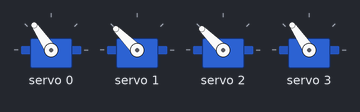
A sketch run on a simulated Arduino Uno, built with avr-gcc and run on an emulated ATmega328P. On the bench: 4 × servo. What the sketch prints to the serial monitor is not drawn.

Above: at 2.15 s.
At 9.0 s:
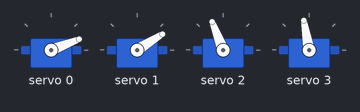
At 15.71 s:
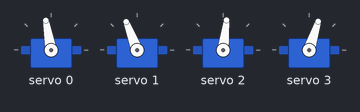
At 20.8 s:
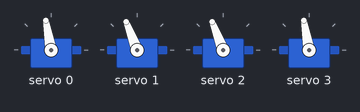
At 25.17 s:
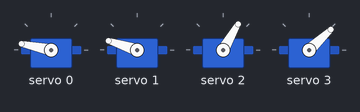
At 38.3 s:
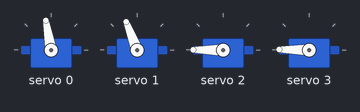
Timing chart, 0 to 40.0 s (numbered marks = the images above):
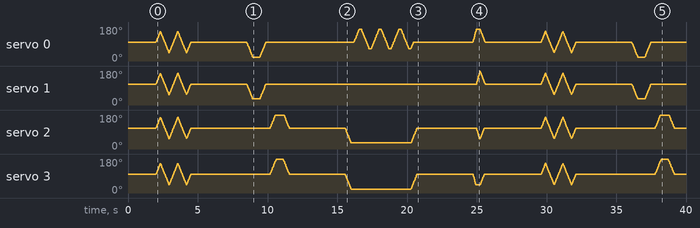

The sketch:

move.ino
```cpp
#include <Wire.h>
#include <Adafruit_PWMServoDriver.h>

Adafruit_PWMServoDriver pwm = Adafruit_PWMServoDriver();

// --- 引脚定义 ---
const int RF = 0; const int LF = 1; const int RB = 2; const int LB = 3;
#define SERVOMIN  120
#define SERVOMAX  550

// ⭐️ 你的专属补偿数据 ⭐️
int servoOffsets[4] = {-5, 5, 5, -5};
int currentAngles[4] = {90, 90, 90, 90};

int stepSpeed = 3;         // 控制舵机平滑度 (数值越小动作越快)

void setup() {
  Serial.begin(115200);
  pwm.begin();
  pwm.setPWMFreq(50);
  stand();
  delay(2000);
}

void loop() {
  // --- 依次展示原作者的所有“隐藏”动作 ---

  Serial.println("1. 摇摆动作 (Swing)");
  swing(2);
  stand(); delay(4000);

  Serial.println("2. 伸懒腰 (Stretch)");
  stretch_full();
  stand(); delay(4000);

  Serial.println("3. 打招呼 (Hello)");
  hello_wave();
  stand(); delay(4000);

  Serial.println("4. 快速跳跃 (Jump Forward)");
  jump_forward();
  stand(); delay(4000);
}

// --- 动作实现函数 ---

// 1. 摇摆：重心整体前后晃动
void swing(int times) {
  for (int t = 0; t < times; t++) {
    // 向前晃
    moveAllServosSmoothly(140, 140, 140, 140);
    // 向后晃
    moveAllServosSmoothly(40, 40, 40, 40);
  }
}

// 2. 伸懒腰：前压+后撅
void stretch_full() {
  // 前压
  moveAllServosSmoothly(20, 20, 90, 90);
  delay(500);
  moveAllServosSmoothly(90, 90, 90, 90);
  delay(300);
  // 后撅 (撅屁股)
  moveAllServosSmoothly(90, 90, 160, 160);
  delay(500);
}

// 3. 打招呼：坐下并挥动手爪
void hello_wave() {
  // 坐下姿态
  moveAllServosSmoothly(90, 90, 20, 20);
  delay(200);
  // 右前腿挥舞 3 次
  for(int i=0; i<3; i++) {
    moveAllServosSmoothly(150, 90, 20, 20); // 抬高
    delay(150);
    moveAllServosSmoothly(60, 90, 20, 20);  // 压低
    delay(150);
  }
}

// 4. 跳跃：模拟爆发力 (由于SG90速度限制，这里调小stepSpeed)
void jump_forward() {
  // 临时加快速度
  int oldSpeed = stepSpeed;
  stepSpeed = 1;

  // 第一组爆发
  moveAllServosSmoothly(150, 90, 90, 40);
  // 第二组紧跟
  moveAllServosSmoothly(150, 150, 40, 40);

  stepSpeed = oldSpeed; // 恢复速度
}

// --- 底层函数 (保持不变) ---
void stand() { moveAllServosSmoothly(90, 90, 90, 90); }

void moveAllServosSmoothly(int tRF, int tLF, int tRB, int tLB) {
  int targets[4] = {tRF, tLF, tRB, tLB};
  bool allReached = false;
  while (!allReached) {
    allReached = true;
    for (int i = 0; i < 4; i++) {
      if (currentAngles[i] < targets[i]) { currentAngles[i]++; allReached = false; }
      else if (currentAngles[i] > targets[i]) { currentAngles[i]--; allReached = false; }
      setServoAngle(i, currentAngles[i]);
    }
    if (!allReached) delay(stepSpeed);
  }
}

void setServoAngle(uint8_t channel, int angle) {
  int realAngle = angle + servoOffsets[channel];
  if (realAngle < 0) realAngle = 0;
  if (realAngle > 180) realAngle = 180;
  pwm.setPWM(channel, 0, map(realAngle, 0, 180, SERVOMIN, SERVOMAX));
}
```
